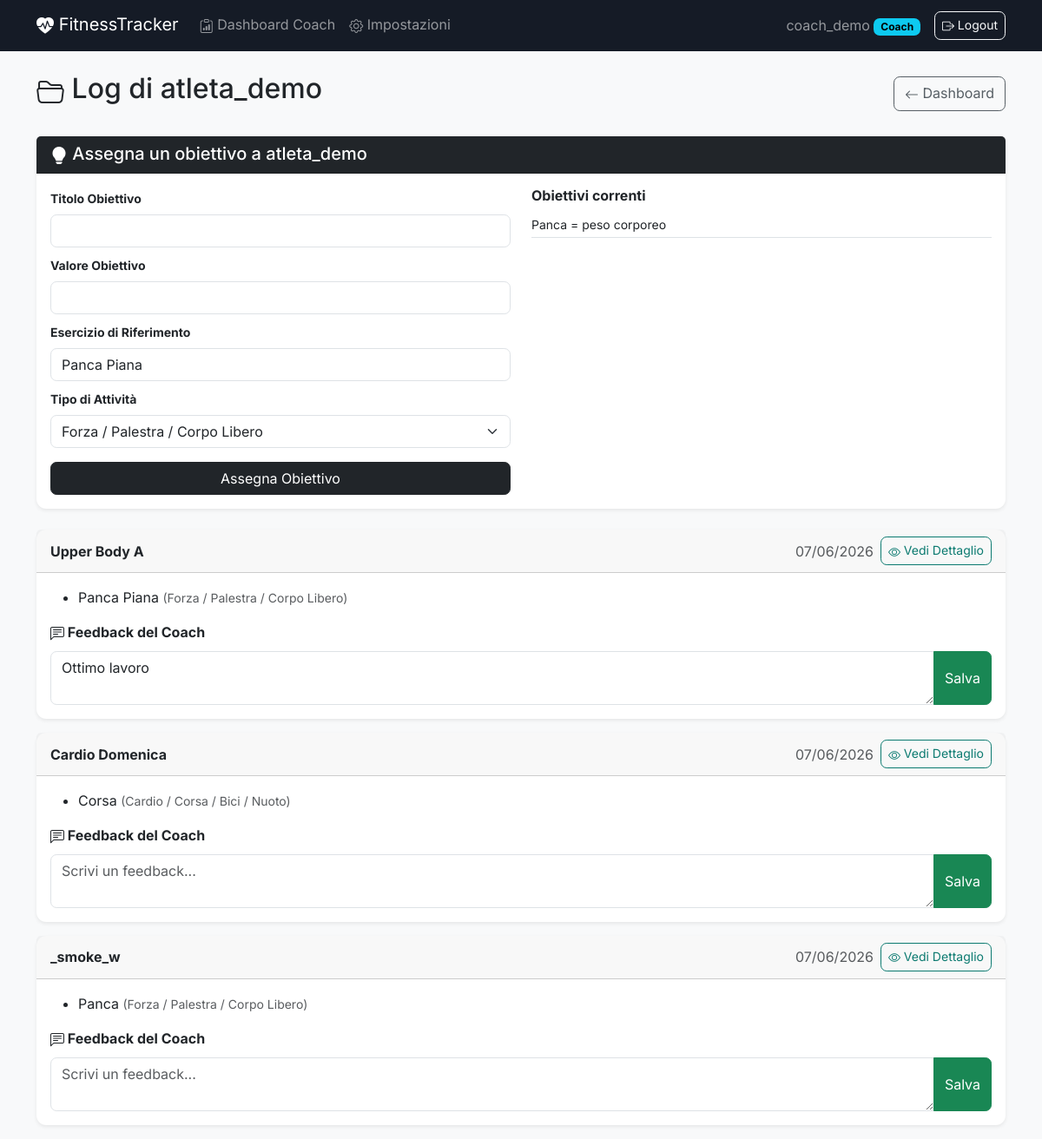
The page /coach/atleta/7/ (signed in) on the database as committed earlier.
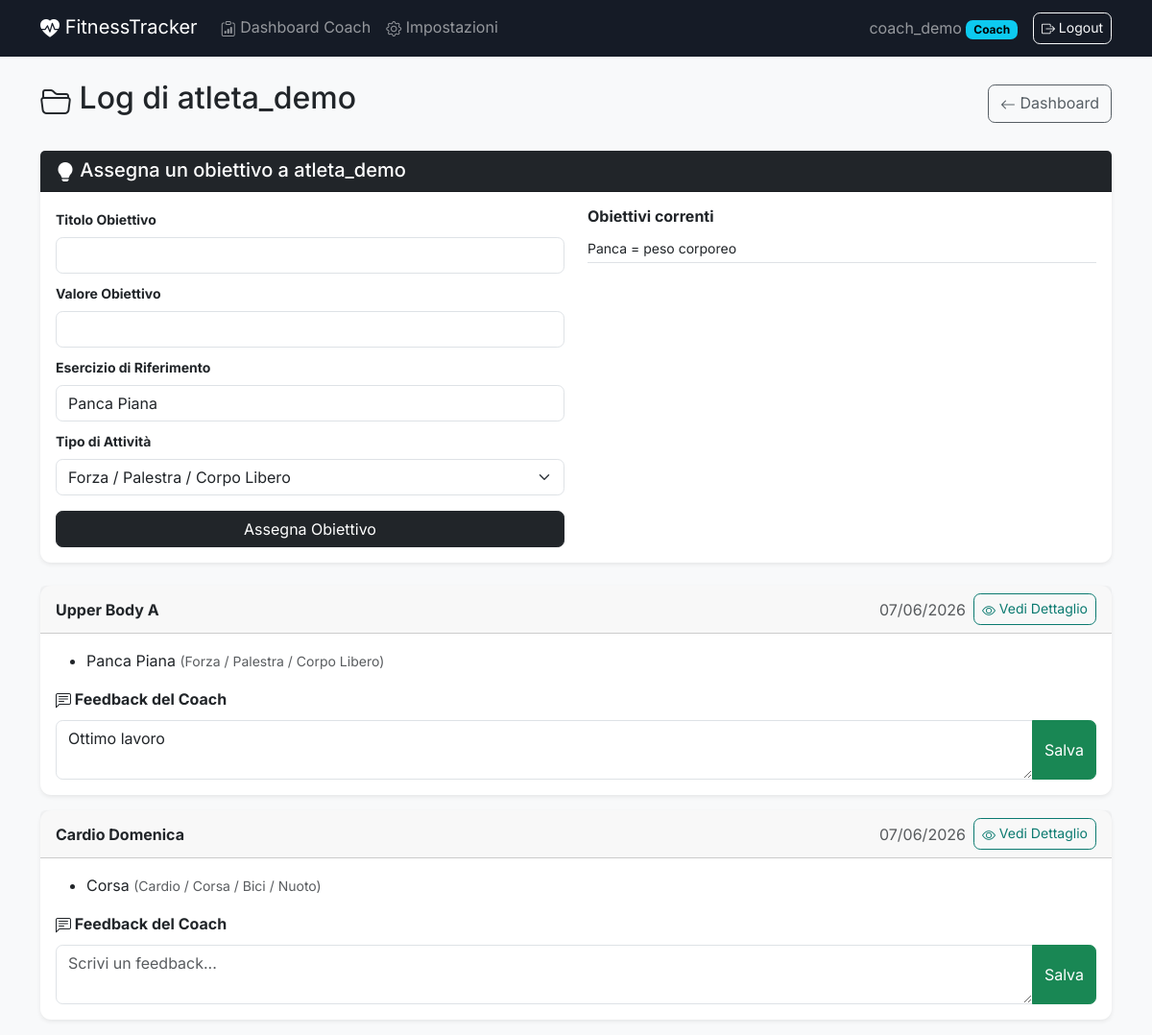
The same page on the database as committed later.
### workouts/models.py (models this page shows, shortened)
class Goal(models.Model):
    ACTIVITY_CHOICES = [
        ('FORZA', 'Forza / Palestra / Corpo Libero'),
        ('CARDIO', 'Cardio / Corsa / Bici / Nuoto'),
    ]
    user = models.ForeignKey(settings.AUTH_USER_MODEL, on_delete=models.CASCADE, related_name='goals')
    title = models.CharField(max_length=100)
    target_value = models.CharField(max_length=100)
    is_completed = models.BooleanField(default=False)
    activity_type = models.CharField(max_length=10, choices=ACTIVITY_CHOICES, default='FORZA')
    exercise_name = models.CharField(max_length=100, verbose_name="Nome Esercizio per calcolo", help_text="Es. Panca Piana o Corsa", default="Panca Piana")
    assigned_by_coach = models.BooleanField(default=False)

class WorkoutLog(models.Model):
    user = models.ForeignKey(
        settings.AUTH_USER_MODEL,
        on_delete=models.CASCADE,
        related_name='workouts'
    )
    date = models.DateField(auto_now_add=True)
    title = models.CharField(max_length=100)
    coach_feedback = models.TextField(blank=True, null=True)

class ExerciseSession(models.Model):
    ACTIVITY_CHOICES = [
        ('FORZA', 'Forza / Palestra / Corpo Libero'),
        ('CARDIO', 'Cardio / Corsa / Bici / Nuoto'),
    ]
    MUSCLE_MAP = {
        'panca': 'Petto',
        'bench': 'Petto',
        'croci': 'Petto',
        'fly': 'Petto',
        'spinte': 'Petto',
        'dip': 'Petto',
        'piegamenti': 'Petto',
        'push up': 'Petto',
        'chest': 'Petto',
        'squat': 'Gambe',
        'leg': 'Gambe',
        'affondi': 'Gambe',
        'pressa': 'Gambe',
        'stacco': 'Gambe',
        'deadlift': 'Gambe',
        'quad': 'Gambe',
        'hamstring': 'Gambe',
        'glute': 'Gambe',
        'polpacci': 'Gambe',
        'calf': 'Gambe',
        'triceps': 'Tricipiti',
        'pushdown': 'Tricipiti',
        'french press': 'Tricipiti',
        'curl': 'Bicipiti',
        'biceps': 'Bicipiti',
        'arm': 'Bicipiti',
        'military': 'Spalle',
        'lento': 'Spalle',
        'shoulder press': 'Spalle',
        'lateral': 'Spalle',
        'deltoid': 'Spalle',
        'alzate': 'Spalle',
        'spalle': 'Spalle',
        'press': 'Spalle',
        'trazioni': 'Schiena',
        'pull up': 'Schiena',
        'lat machine': 'Schiena',
        'rematore': 'Schiena',
        'pulley': 'Schiena',
        'row': 'Schiena',
        'pull': 'Schiena',
        'lat': 'Schiena',
        'back': 'Schiena',
        'crunch': 'Addome',
        'plank': 'Addome',
        'core': 'Addome',
        'abs': 'Addome',
        'situp': 'Addome',
    }
    workout_log = models.ForeignKey(
        WorkoutLog,
        on_delete=models.CASCADE,
        related_name='exercises'
    )
    name = models.CharField(max_length=100)
    activity_type = models.CharField(max_length=10, choices=ACTIVITY_CHOICES, default='FORZA')

### workouts/views.py (the view, shortened to what this page needs)
# urls.py: path('coach/atleta/<int:athlete_id>/', CoachAthleteDetailView.as_view(), name='coach_athlete_detail'),
class CoachAthleteDetailView(LoginRequiredMixin, DetailView):
    model = CustomUser
    template_name = 'workouts/coach_athlete_detail.html'
    context_object_name = 'athlete'
    pk_url_kwarg = 'athlete_id'
    def dispatch(self, request, *args, **kwargs):
        if request.user.is_authenticated and not request.user.is_coach:
            raise PermissionDenied("Area riservata ai Coach.")
        return super().dispatch(request, *args, **kwargs)
    def get_queryset(self):
        for athlete in self.request.user.athletes.all():
            athlete.refresh_subscription_status()
        return self.request.user.athletes.all()
    def get_context_data(self, **kwargs):
        context = super().get_context_data(**kwargs)
        context['workouts'] = WorkoutLog.objects.filter(user=self.object).order_by('-date')
        context.setdefault('goal_form', GoalForm())
        context['athlete_goals'] = Goal.objects.filter(user=self.object).order_by('-id')
        return context

### workouts/forms.py
class GoalForm(forms.ModelForm):
    class Meta:
        model = Goal
        fields = ['title', 'target_value', 'exercise_name', 'activity_type']
        labels = {
            'title': 'Titolo Obiettivo',
            'target_value': 'Valore Obiettivo',
            'exercise_name': 'Esercizio di Riferimento',
            'activity_type': 'Tipo di Attività',
        }
        widgets = {
            'title': forms.TextInput(attrs={'class': 'form-control'}),
            'target_value': forms.TextInput(attrs={'class': 'form-control'}),
            'exercise_name': forms.TextInput(attrs={'class': 'form-control'}),
            'activity_type': forms.Select(attrs={'class': 'form-select'}),
        }

### accounts/models.py (called while the page is built)
    def get_active_subscription(self):
        if self.is_coach or not self.coach_id:
            return None
        return self.sent_requests.filter(
            coach=self.coach, status='ACCEPTED'
        ).order_by('-data_richiesta').first()

### templates/workouts/coach_athlete_detail.html (shortened to what this page needs)
{% extends 'base.html' %}
{% block content %}
<div class="d-flex flex-column flex-sm-row justify-content-between align-items-sm-center gap-2 mb-4">
    <h1 class="h2"><i class="bi bi-folder2-open"></i> Log di {{ athlete.username }}</h1>
    <a href="{% url 'workout_list' %}" class="btn btn-outline-secondary"><i class="bi bi-arrow-left"></i> Dashboard</a>
</div>
<div class="card shadow-sm mb-4 border-dark">
    <div class="card-header bg-dark text-white">
        <h2 class="h5 mb-0"><i class="bi bi-lightbulb-fill"></i> Assegna un obiettivo a {{ athlete.username }}</h2>
    </div>
    <div class="card-body">
        <div class="row">
            <div class="col-md-6">
                <form method="post" action="{% url 'coach_athlete_detail' athlete.id %}">
                    {% for field in goal_form %}
                        <div class="mb-2">
                            <label for="{{ field.id_for_label }}" class="form-label small fw-bold">{{ field.label }}</label>
                            {{ field }}
                        </div>
                    {% endfor %}
                    <button type="submit" class="btn btn-dark w-100 mt-2">Assegna Obiettivo</button>
                </form>
            </div>
            <div class="col-md-6">
                <h3 class="h6 fw-bold">Obiettivi correnti</h3>
                {% for goal in athlete_goals %}
                    <div class="small border-bottom py-1">
                        {{ goal.title }}
                    </div>
                {% empty %}
                    <p class="text-muted small mb-0">Nessun obiettivo impostato.</p>
                {% endfor %}
            </div>
        </div>
    </div>
</div>
{% if workouts %}
    {% for workout in workouts %}
    <div class="card shadow-sm mb-3">
        <div class="card-header d-flex flex-column flex-sm-row justify-content-between align-items-sm-center gap-2">
            <span class="fw-bold">{{ workout.title }}</span>
            <div class="d-flex align-items-center gap-2">
                <span class="text-muted">{{ workout.date|date:"d/m/Y" }}</span>
                <a href="{% url 'workout_detail' workout.id %}" class="btn btn-sm btn-outline-primary"><i class="bi bi-eye"></i> Vedi Dettaglio</a>
            </div>
        </div>
        <div class="card-body">
            <ul class="mb-3">
                {% for exercise in workout.exercises.all %}
                <li>{{ exercise.name }} <small class="text-muted">({{ exercise.get_activity_type_display }})</small></li>
                {% empty %}
                <li class="text-muted">Nessun esercizio registrato.</li>
                {% endfor %}
            </ul>
            <form method="post" action="{% url 'coach_athlete_detail' athlete.id %}">
                <label class="form-label fw-bold"><i class="bi bi-chat-left-text"></i> Feedback del Coach</label>
                <div class="input-group">
                    <textarea name="coach_feedback" class="form-control" rows="2"
                              placeholder="Scrivi un feedback...">{{ workout.coach_feedback|default_if_none:"" }}</textarea>
                    <button type="submit" class="btn btn-success">Salva</button>
                </div>
            </form>
        </div>
    </div>
    {% endfor %}
{% else %}
    <p class="text-muted">Questo atleta non ha ancora registrato allenamenti.</p>
{% endif %}
{% endblock %}

Rows that differ between the two databases and show on the page:
removed WorkoutLog: title "_smoke_w", date "07/06/2026"
removed ExerciseSession: name "Panca", activity_type "Forza / Palestra / Corpo Libero", shown under "_smoke_w"
